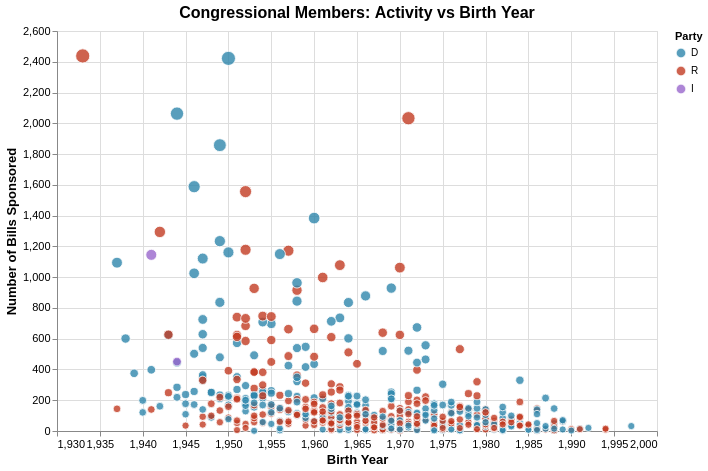

The notebook cell this image was saved under:
### Code cell
# Option 2: Using real congressional photo sources
# Note: You'll need to research actual photo URLs for your specific representatives

def get_congressional_photo_url(name, party):
    """
    Generate photo URLs using common congressional photo sources.
    You'll need to adapt this based on available photo sources.
    """
    # Method 1: Bioguide photos (official congressional photos)
    # These follow patterns like: https://bioguide.congress.gov/bioguide/photo/[ID]/[ID].jpg
    
    # Method 2: House.gov official photos
    # Pattern: https://www.house.gov/representatives/[state]/[district]/[name]
    
    # Method 3: Wikipedia/Wikimedia Commons
    # Many representatives have photos on Wikipedia
    
    # For now, using placeholder that shows structure
    name_parts = name.replace(",", "").split()
    if len(name_parts) >= 2:
        last_name = name_parts[0] if "," in name else name_parts[-1]
        first_name = name_parts[1] if "," in name else name_parts[0]
        
        # Example structure for real implementation:
        # return f"https://bioguide.congress.gov/bioguide/photo/{first_name[0]}{last_name[:6]}.jpg"
        
        # Using a more realistic placeholder
        return f"https://via.placeholder.com/120x150/{'2E86AB' if party == 'D' else 'C23B22'}/FFFFFF?text={first_name[:1]}{last_name[:1]}"
    
    return "https://via.placeholder.com/120x150/888888/FFFFFF?text=?"

# Create enhanced dataset
df1_enhanced = df1.copy()
df1_enhanced['PhotoURL'] = df1_enhanced.apply(
    lambda row: get_congressional_photo_url(row['Name'], row['Party']), axis=1
)

# Enhanced chart with better tooltip formatting
member_activity_enhanced = alt.Chart(df1_enhanced).mark_circle(
    opacity=0.8,
    stroke='white',
    strokeWidth=1
).add_params(
    alt.selection_interval()
).encode(
    x=alt.X('BirthYear:Q', title='Birth Year', scale=alt.Scale(domain=[1930, 2000])),
    y=alt.Y('BillCount:Q', title='Number of Bills Sponsored'),
    color=alt.Color('Party:N', 
                   scale=alt.Scale(domain=['D', 'R', 'I'], 
                                 range=['#2E86AB', '#C23B22', '#9966CC']),
                   legend=alt.Legend(title='Party')),
    size=alt.Size('BillCount:Q', scale=alt.Scale(range=[50, 200]), legend=None),
    tooltip=[
        alt.Tooltip('Name:N', title='Representative'),
        alt.Tooltip('Party:N', title='Party'),
        alt.Tooltip('Generation:N', title='Generation'), 
        alt.Tooltip('BirthYear:Q', title='Birth Year'),
        alt.Tooltip('BillCount:Q', title='Bills Sponsored'),
        alt.Tooltip('PhotoURL:N', title='Photo')  # Image in tooltip
    ]
).properties(
    title='Congressional Members: Activity vs Birth Year',
    width=600,
    height=400
).configure_axis(
    labelFontSize=11,
    titleFontSize=13
).configure_title(
    fontSize=16,
    fontWeight='bold'
)

print("Enhanced dataset with photo URLs:")
print(df1_enhanced[['Name', 'Party', 'BillCount', 'PhotoURL']].head(3))
print("\n📸 Hover over points to see representative photos in tooltips!")
member_activity_enhanced

### Figure 1 — Vega-Lite specification as saved in the notebook (floating-point values rounded to 4 significant figures; data arrays with more than 128 entries replaced by an {"elided": "..."} marker saying what was removed)
{"config": {"view": {"continuousWidth": 300, "continuousHeight": 300}, "axis": {"labelFontSize": 11, "titleFontSize": 13}, "title": {"fontSize": 16, "fontWeight": "bold"}}, "data": {"name": "data-ab5c9831a8c3cb42c626fb3d286d18a2"}, "mark": {"type": "circle", "opacity": 0.8, "stroke": "white", "strokeWidth": 1}, "encoding": {"color": {"field": "Party", "legend": {"title": "Party"}, "scale": {"domain": ["D", "R", "I"], "range": ["#2E86AB", "#C23B22", "#9966CC"]}, "type": "nominal"}, "size": {"field": "BillCount", "legend": null, "scale": {"range": [50, 200]}, "type": "quantitative"}, "tooltip": [{"field": "Name", "title": "Representative", "type": "nominal"}, {"field": "Party", "title": "Party", "type": "nominal"}, {"field": "Generation", "title": "Generation", "type": "nominal"}, {"field": "BirthYear", "title": "Birth Year", "type": "quantitative"}, {"field": "BillCount", "title": "Bills Sponsored", "type": "quantitative"}, {"field": "PhotoURL", "title": "Photo", "type": "nominal"}], "x": {"field": "BirthYear", "scale": {"domain": [1930, 2000]}, "title": "Birth Year", "type": "quantitative"}, "y": {"field": "BillCount", "title": "Number of Bills Sponsored", "type": "quantitative"}}, "height": 400, "params": [{"name": "param_12", "select": {"type": "interval"}}], "title": "Congressional Members: Activity vs Birth Year", "width": 600, "$schema": "https://vega.github.io/schema/vega-lite/v5.20.1.json", "datasets": {"data-ab5c9831a8c3cb42c626fb3d286d18a2": {"elided": "538 records"}}}
